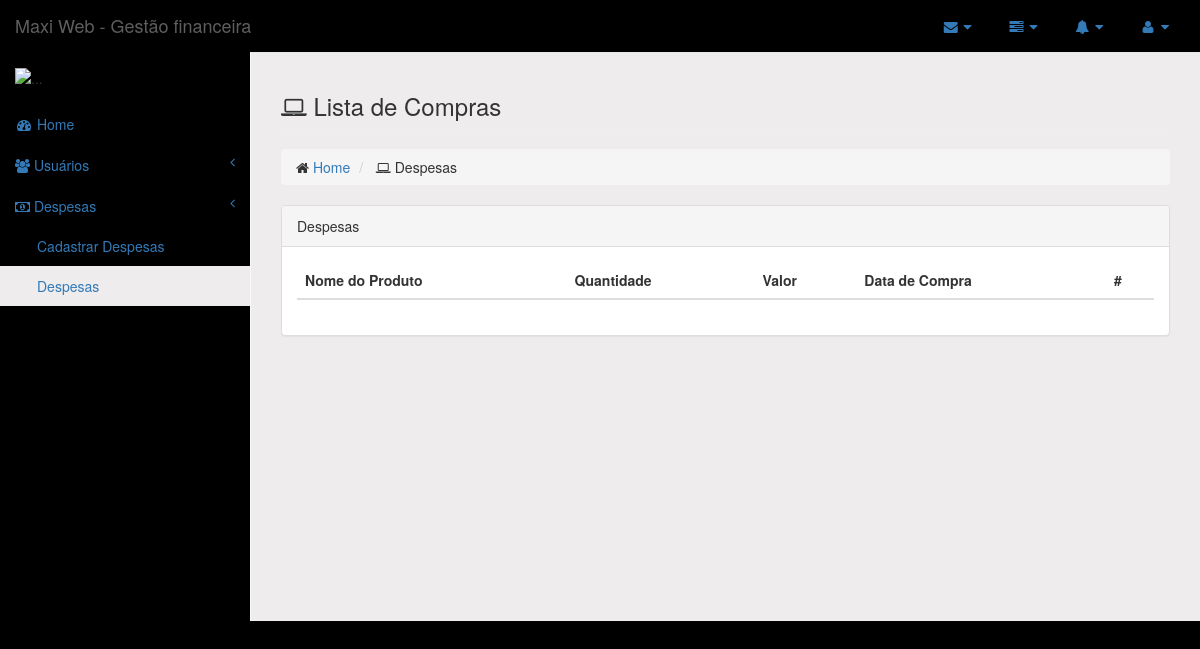
The app's page /financeiro/despesas/, older data.
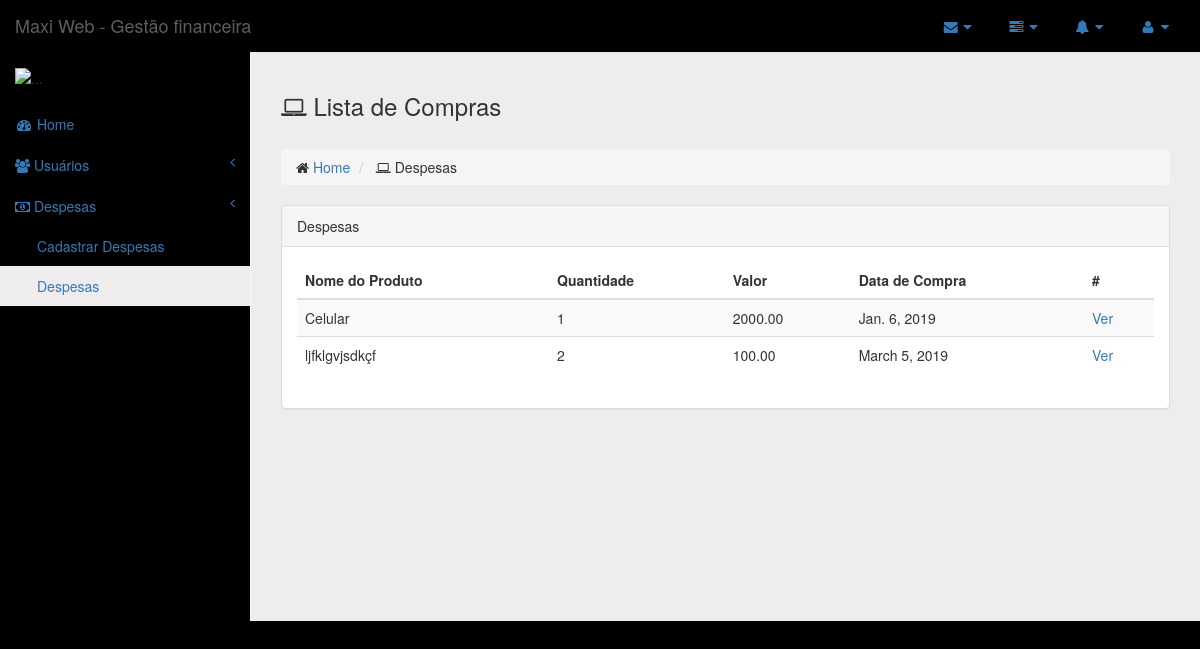
The same page, newer data.
### financeiro/models.py (models this page shows)
class Despesas(models.Model):
    nome_prod = models.CharField(max_length=50)
    quant_prod = models.IntegerField()
    valor = models.DecimalField(max_digits=10, decimal_places=2)
    data_compra = models.DateField()

### financeiro/views.py (the view)
# urls.py: path('despesas/', views.despesa_list),
def despesa_list (request):
    despesas = Despesas.objects.all()
    return render(request, 'despesas/list.html', {'despesas': despesas})

### financeiro/templates/despesas/list.html
{% extends "base.html" %} {% block daniela %}
<div class="row">
    <div class="col-lg-12">
        <h3 class="page-header">
            <i class="fa fa-laptop"></i> Lista de Compras </h3>
        <ol class="breadcrumb">
            <li>
                <i class="fa fa-home"></i>
                <a href="/financeiro/">Home</a>
            </li>
            <li>
                <i class="fa fa-laptop"></i> Despesas </li>
        </ol>
    </div>
</div>
<div class="row">
    <div class="col-lg-12">
        <div class="panel panel-default">
            <div class="panel-heading">
                Despesas
            </div>
            <div class="panel-body">
                <div class="table-responsive">
                    <table class="table table-striped">
                        <thead>
                            <tr>
                                <th>Nome do Produto</th>
                                <th>Quantidade</th>
                                <th>Valor</th>
                                <th>Data de Compra</th>
                                <th>#</th>
                            </tr>
                        </thead>
                        <tbody>
                            {% for despesa in despesas %}
                            <tr>
                                <td>{{despesa.nome_prod}}</td>
                                <td>{{despesa.quant_prod}}</td>
                                <td>{{despesa.valor}}</td>
                                <td>{{despesa.data_compra}}</td>
                                <td>
                                    <a href="/financeiro/despesas/{{despesa.id}}">Ver</a>
                                </td>
                            </tr>
                            {% endfor %}
                        </tbody>
                    </table>
                </div>
            </div>
        </div>
    </div>
</div>
{% endblock %}

Row changes from the older to the newer data that the page shows:
added Despesas: nome_prod "Celular", quant_prod "1", valor "2000.00", data_compra "Jan. 6, 2019"
added Despesas: nome_prod "ljfklgvjsdkçf", quant_prod "2", valor "100.00", data_compra "March 5, 2019"
